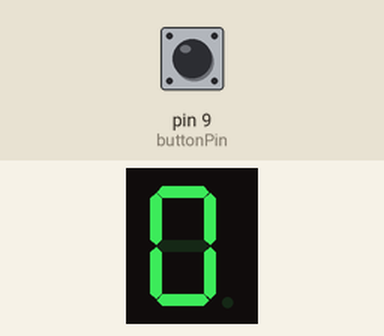
This sketch was run on a simulated Arduino Uno, built with avr-gcc and run on an emulated ATmega328P. Parts: 1-digit seven-segment display. Wiring (inferred from the names in the program): 1-digit 7-segment display, segments lit when HIGH: segments pin 2, pin 3, pin 4, pin 5, pin 6, pin 7, pin 10. Inputs (shaded band) come from the test bench; at power-on: pin 9 (buttonPin) HIGH. The segment pins are drawn as the display they are named for.

Above: at 1.2 s.
1.3 s: pin 9 (buttonPin) pulled LOW for 0.15 s
At 2.4 s:
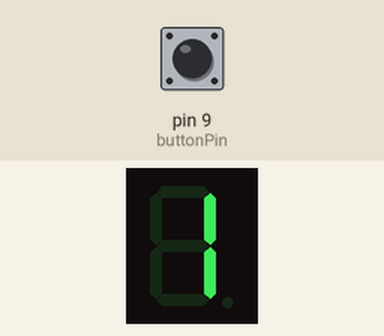
2.9 s: pin 9 (buttonPin) pulled LOW for 1 s
At 3.7 s:
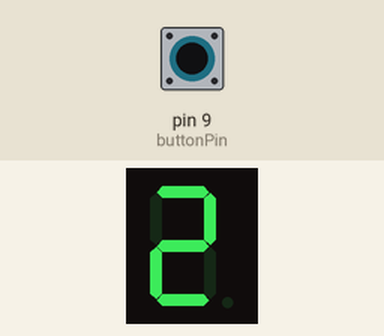
5.4 s: pin 9 (buttonPin) pulled LOW for 0.15 s
At 6.6 s:
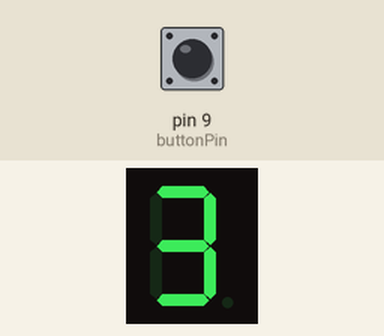
7.0 s: pin 9 (buttonPin) pulled LOW for 1 s
At 8.0 s:
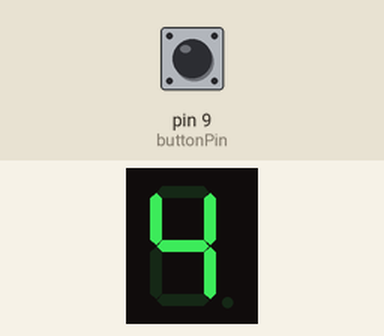
Timing chart, 0 to 10.0 s (numbered marks = the images above; inputs shaded):
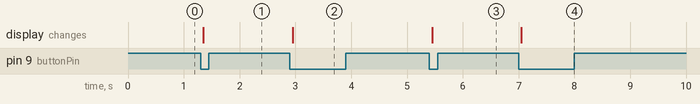

Measured:
- after the input at 1.3 s, the display: changes after 0.05 s (image 1)
- after the input at 2.9 s, the display: changes after 0.05 s (image 2)
- after the input at 5.4 s, the display: changes after 0.05 s (image 3)
- after the input at 7.0 s, the display: changes after 0.05 s (image 4)

The sketch:

7SegmentDisplay.ino
```cpp
/// Define the pins for each segment (D0 to D6)
const int segmentA = 2; // D0
const int segmentB = 3; // D1
const int segmentC = 4; // D2
const int segmentD = 5; // D3
const int segmentE = 6; // D4
const int segmentF = 7; // D5
const int segmentG = 10; // D6
const int buttonPin = 9; // Button pin

// Variable to hold the current number
int currentNumber = 0; // Start counting from 0

// Debounce variables
unsigned long lastDebounceTime = 0;
unsigned long debounceDelay = 50;
bool lastButtonState = HIGH;

void setup() {
  // Initialize the digital pins as OUTPUTs
  pinMode(segmentA, OUTPUT);
  pinMode(segmentB, OUTPUT);
  pinMode(segmentC, OUTPUT);
  pinMode(segmentD, OUTPUT);
  pinMode(segmentE, OUTPUT);
  pinMode(segmentF, OUTPUT);
  pinMode(segmentG, OUTPUT);

  // Initialize button pin
  pinMode(buttonPin, INPUT_PULLUP); // Use internal pull-up resistor

  // Display the initial number (0)
  displayNumber(currentNumber); // Show zero initially
}

void loop() {
  // Read the button state
  int buttonState = digitalRead(buttonPin);

  // Check for button press (with debounce)
  if (buttonState == LOW && lastButtonState == HIGH) {
    // Wait for debounce delay
    delay(debounceDelay);

    // Read the button state again
    buttonState = digitalRead(buttonPin);

    // Only increment if the button is still pressed
    if (buttonState == LOW) {
      // Button was pressed, increase the number
      currentNumber++;
      if (currentNumber > 9) currentNumber = 0; // Reset to 0 after 9
      displayNumber(currentNumber); // Update display with new number
    }
  }

  lastButtonState = buttonState; // Store the last button state
}

// Function to display the current number on the 7-segment display
void displayNumber(int number) {
  // Clear all segments first
  digitalWrite(segmentA, LOW);
  digitalWrite(segmentB, LOW);
  digitalWrite(segmentC, LOW);
  digitalWrite(segmentD, LOW);
  digitalWrite(segmentE, LOW);
  digitalWrite(segmentF, LOW);
  digitalWrite(segmentG, LOW);

  // Set segments based on the number using if-else statements
  if (number == 1) {
      digitalWrite(segmentB, HIGH); // b
      digitalWrite(segmentC, HIGH); // c
  } else if (number == 2) {
      digitalWrite(segmentA, HIGH);  // a
      digitalWrite(segmentB, HIGH);  // b
      digitalWrite(segmentD, HIGH);  // d
      digitalWrite(segmentE, HIGH);  // e
      digitalWrite(segmentG, HIGH);  // g
  } else if (number == 3) {
      digitalWrite(segmentA, HIGH);  // a
      digitalWrite(segmentB, HIGH);  // b
      digitalWrite(segmentC, HIGH);  // c
      digitalWrite(segmentD, HIGH);  // d
      digitalWrite(segmentG, HIGH);  // g
  } else if (number == 4) {
      digitalWrite(segmentB, HIGH);  // b
      digitalWrite(segmentC, HIGH);  // c
      digitalWrite(segmentF, HIGH);  // f
      digitalWrite(segmentG, HIGH);  // g
  } else if (number == 5) {
      digitalWrite(segmentA, HIGH);  // a
      digitalWrite(segmentC, HIGH);  // c
      digitalWrite(segmentD, HIGH);  // d
      digitalWrite(segmentF, HIGH);  // f
      digitalWrite(segmentG, HIGH);  // g
  } else if (number == 6) {
      digitalWrite(segmentA, HIGH);  // a
      digitalWrite(segmentB, HIGH);  // b
      digitalWrite(segmentC, HIGH);  // c
      digitalWrite(segmentD, HIGH);  // d
      digitalWrite(segmentE, HIGH);  // e
      digitalWrite(segmentF, HIGH);  // f
      digitalWrite(segmentG, HIGH);  // g
  } else if (number == 7) {
      digitalWrite(segmentA, HIGH);  // a
      digitalWrite(segmentB, HIGH);  // b
      digitalWrite(segmentC, HIGH);  // c
  } else if (number == 8) {
      digitalWrite(segmentA, HIGH);  // a
      digitalWrite(segmentB, HIGH);  // b
      digitalWrite(segmentC, HIGH);  // c
      digitalWrite(segmentD, HIGH);  // d
      digitalWrite(segmentE, HIGH);  // e
      digitalWrite(segmentF, HIGH);  // f
      digitalWrite(segmentG, HIGH);  // g
  } else if (number == 9) {
      digitalWrite(segmentA, HIGH);  // a
      digitalWrite(segmentB, HIGH);  // b
      digitalWrite(segmentC, HIGH);  // c
      digitalWrite(segmentD, HIGH);  // d
      digitalWrite(segmentF, HIGH);  // f
      digitalWrite(segmentG, HIGH);  // g
  } else if (number == 0) {
      digitalWrite(segmentA, HIGH);  // a
      digitalWrite(segmentB, HIGH);  // b
      digitalWrite(segmentC, HIGH);  // c
      digitalWrite(segmentD, HIGH);  // d
      digitalWrite(segmentE, HIGH);  // e
      digitalWrite(segmentF, HIGH);  // f
  }
}
```
